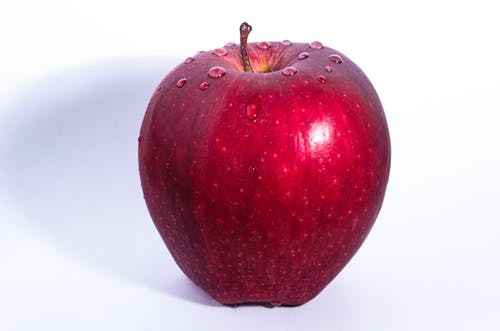
#> input picture apple.jpeg, 500 x 331 px
$ python -i RandomForest.py   (imports and definitions only)
#> lines starting #> are read from the running program, lines starting #| are printed output that depends on the picture; after the words box and inside, x2 and y2 are one past the last pixel; in counts of white or black regions, pixels touching at a corner belong together
#> further down, picture is the input picture: shape (331, 500, 3); mean B, G, R 188.2, 171.7, 208.5
### utils.py
import cv2
import numpy as np

def downsample(img,scale = 2):
    if len(img.shape) == 3:
        shp = (int(img.shape[0]/scale),int(img.shape[1]/scale),img.shape[2])
    elif len(img.shape) == 2:
        shp = (int(img.shape[0]/scale),int(img.shape[1]/scale))
    else:
        raise TypeError
    ds_img = np.zeros(shp,dtype = img.dtype)
    for i in range(ds_img.shape[0]):
        for j in range(ds_img.shape[1]):
            end_i = min((int((i+1)*scale),img.shape[0]))
            end_j = min((int((j+1)*scale),img.shape[1]))
            ds_img[i][j] = img[int(scale*i)][int(scale*j)]
            if len(img.shape) == 3:
                ds_img[i][j] = np.average(img[int(i*scale):end_i,int(j*scale):end_j],axis = (0,1))[np.newaxis,np.newaxis,:]
            elif len(img.shape) == 2:
                ds_img[i][j] = np.average(img[int(i*scale):end_i,int(j*scale):end_j])
    return ds_img

# [26 lines left out: functions downsample_direct, upsample, not called in this run]

def downsample_keepdim(img,scale = 2):
    ds_img = np.zeros(img.shape,dtype = img.dtype)
    # for i in range(ds_img.shape[0]):
    #     for j in range(ds_img.shape[1]):
    #         ds_img[i][j] = img[scale*i][scale*j]
    for i in range(int(ds_img.shape[0]/scale)):
        for j in range(int(ds_img.shape[1]/scale)):
            end_i = min((int((i+1)*scale),ds_img.shape[0]))
            end_j = min((int((j+1)*scale),ds_img.shape[1]))
            if len(img.shape) == 3:
                ds_img[int(i*scale):end_i,int(j*scale):end_j] = np.average(img[int(i*scale):end_i,int(j*scale):end_j],axis = (0,1))[np.newaxis,np.newaxis,:]
            elif len(img.shape) == 2:
                ds_img[int(i*scale):end_i,int(j*scale):end_j] = np.average(img[int(i*scale):end_i,int(j*scale):end_j])

    return ds_img

# Bartlett Window
# https://en.wikipedia.org/wiki/Two_dimensional_window_design#Bartlett_Window
# The two dimensional mathematical representation of a Bartlett window is as shown below[9]
# The window is cone-shaped with its height equal to 1 and the base is a circle with its radius 2a. The vertical cross-section of this window is a 1-D triangle window.

def bartlett_window(a = 2):
    window_len = 2 * a - 1
    window = np.zeros([1,window_len])
    for i in range(window_len):
        window[0,i] = 1 - abs(i - a + 1)/a
    return window/a

def bartlett_blurring(img,a = 2):
    padding = a - 1
    shp = list(img.shape)
    shp[0] += padding * 2
    shp[1] += padding * 2
    img_padding = np.zeros(shp,img.dtype)
    img_blurring = np.zeros(img.shape,img.dtype)
    shp2 = list(img.shape)
    shp2[0] += padding * 2
    img_blurring_tmp = np.zeros(shp2)
    img_padding[padding:img.shape[0] + padding,padding:img.shape[1] + padding] = img
    bw = bartlett_window(a)
    # print(bw)
    w_len = bw.shape[1]
    for i in range(img.shape[1]):
        img_blurring_tmp[:,i,:] = np.sum(img_padding[:,i:i+w_len,:] * bw[:,:,np.newaxis],axis = 1)
    bw = bw.transpose()
    for j in range(img.shape[0]):
        img_blurring[j,:,:] = np.sum(img_blurring_tmp[j:j+w_len,:,:] * bw[:,:,np.newaxis],axis = 0)

    return img_blurring

# [15 lines that do not run on import are left out]
    # [5 lines of commented-out code are left out]

### RandomForest.py
import numpy as np
import cv2
from utils import downsample,downsample_keepdim,bartlett_blurring
from data import BSDS500
from sklearn.decomposition import PCA
from scipy.spatial.distance import pdist

def BGR2CIELUV(bgr_img):
    var_bgr = bgr_img / 255.0
    transform_mat = np.array([[0.180423, 0.072169, 0.950227],
                              [0.357580, 0.715160, 0.119193],
                              [0.412453, 0.212671, 0.019334]])
    xyz = np.dot(var_bgr,transform_mat)
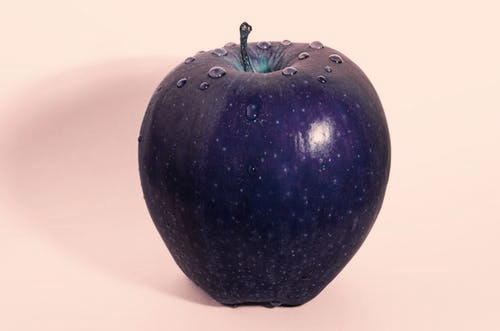
#> xyz: shape (331, 500, 3) float64; mean B, G, R 0.711, 0.709, 0.797; drawn with min black and max white

    L = np.where(xyz[:,:,1] > 0.008856,116*(xyz[:,:,1])**(1/3)-16,903.3*(xyz[:,:,1]))
    # L = 116*np.power(xyz[:,:,1],1/3)-16
    # print("L",L)
    den = xyz[:,:,0] + 15.0 * xyz[:,:,1] + 3.0 * xyz[:,:,2]
    den = np.where(den < 1e-7,1e-7,den)
    var_u = 4.0* xyz[:,:,0]/den
    # print('var_u',var_u)
    var_v = 9.0* xyz[:,:,1]/den
    # print('var_v',var_v)

    var_u = 13* L*(var_u - 0.19793943)
    var_v = 13* L*(var_v - 0.46831096)
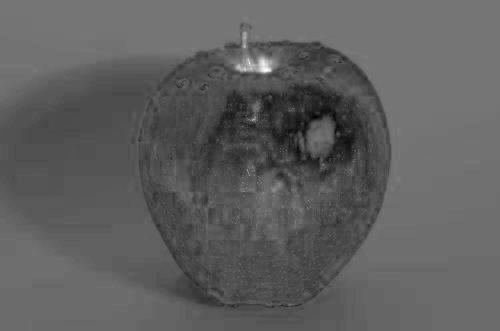
#> var_v: shape (331, 500) float64; min -31.58, max 37.07, mean -5.9; drawn with min black and max white
    # Convert to uint8
    L = 255*L/100.0
    var_u = 255/354.0*(var_u+134)
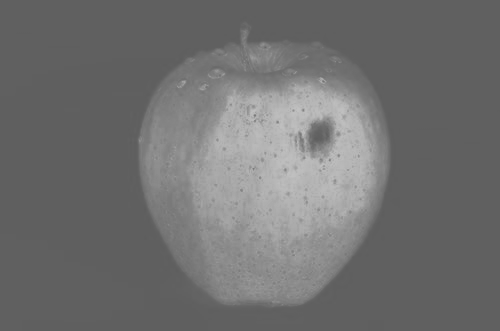
#> var_u: shape (331, 500) float64; min 93.69, max 193.9, mean 112.7
    var_v = 255/262.0*(var_v+140)
    LUV = np.concatenate((L[:,:,np.newaxis],var_u[:,:,np.newaxis],var_v[:,:,np.newaxis]),axis = 2)
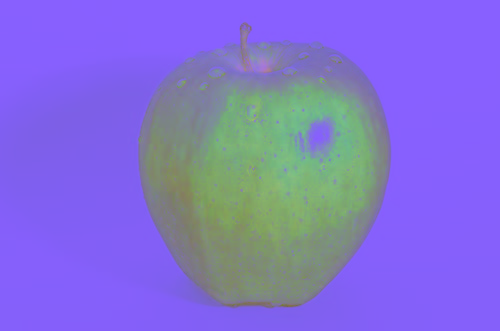
#> LUV: shape (331, 500, 3) float64; mean of channels 0, 1, 2 211.7, 112.7, 130.5; drawn as B, G, R
    # print(LUV[0][0][0])
    return LUV.astype(np.uint8)

def gradient_magnitude(img_gray):
    x_right_shift = np.roll(img_gray,1,axis = 1)
    x_left_shift = np.roll(img_gray,-1,axis = 1)
    y_up_shift = np.roll(img_gray, -1,axis = 0)
    y_down_shift = np.roll(img_gray,1,axis = 0)
    dx = x_right_shift - x_left_shift
    dy = y_down_shift - y_up_shift
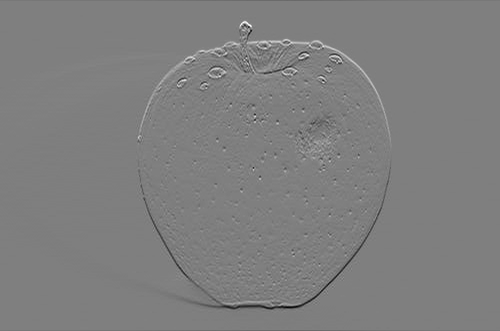
#> dy: shape (331, 500) float64; min -0.753, max 0.757, mean 4.72e-19; drawn with min black and max white
    # [4 lines of commented-out code are left out]
    c_1 = (dy >  0) & (dx >  0)
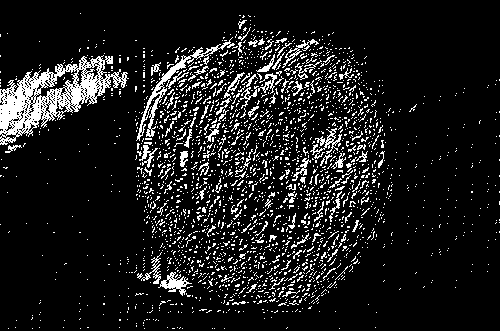
#> c_1: shape (331, 500) bool; 11.2% white in thin lines or dots
    c_2 = (dy >  0) & (dx <= 0)
#> c_2: shape (331, 500) bool; 16.4% white in thin lines or dots
    c_3 = (dy <= 0) & (dx >  0)
#> c_3: shape (331, 500) bool; 12.9% white in thin lines or dots
    c_4 = (dy <= 0) & (dx <= 0)
#> c_4: shape (331, 500) bool; 59.6% white; 199 black regions (157 under 20 px), largest, box (x1, y1, x2, y2) and area: (0, 14, 408, 331) 58732, (307, 34, 500, 311) 4917, (7, 308, 88, 331) 260

    gra_mag = np.sqrt(dx**2 + dy**2)

    return gra_mag,c_1*1.0,c_2*1.0,c_3*1.0,c_4*1.0

def channels(img):
    # 32 * 32 * c
    img_luv = BGR2CIELUV(img)
    l,u,v = cv2.split(img_luv/255)
    img_gray = cv2.cvtColor(img,cv2.COLOR_BGR2GRAY)/255.0
    ds_img_gray = downsample_keepdim(img_gray)
    mag,c1,c2,c3,c4 = gradient_magnitude(img_gray)
#> c1: shape (331, 500) float64; values 0 (black) and 1 (white), 11.2% white in thin lines or dots
#> c2: shape (331, 500) float64; values 0 (black) and 1 (white), 16.4% white in thin lines or dots
#> c3: shape (331, 500) float64; values 0 (black) and 1 (white), 12.9% white in thin lines or dots
    ds_mag,ds_c1,ds_c2,ds_c3,ds_c4 = gradient_magnitude(ds_img_gray)
#> in gradient_magnitude (call 2), `c_1 = (dy >  0) & (dx >  0)`: c_1: shape (331, 500) bool; 13.5% white; 1411 white regions (1262 under 20 px), largest, box (x1, y1, x2, y2) and area: (0, 52, 129, 153) 5651, (136, 37, 235, 167) 1471, (136, 243, 190, 297) 783
#> in gradient_magnitude (call 2), `c_2 = (dy >  0) & (dx <= 0)`: c_2: shape (331, 500) bool; 16.9% white; 1272 white regions (1016 under 20 px), largest, box (x1, y1, x2, y2) and area: (283, 29, 400, 157) 2478, (82, 45, 205, 103) 2362, (324, 263, 432, 311) 1875
#> in gradient_magnitude (call 2), `c_3 = (dy <= 0) & (dx >  0)`: c_3: shape (331, 500) bool; 13.6% white; 1492 white regions (1350 under 20 px), largest, box (x1, y1, x2, y2) and area: (0, 145, 245, 329) 8510, (305, 87, 346, 139) 398, (197, 213, 229, 254) 207
#> in gradient_magnitude (call 2), `c_4 = (dy <= 0) & (dx <= 0)`:
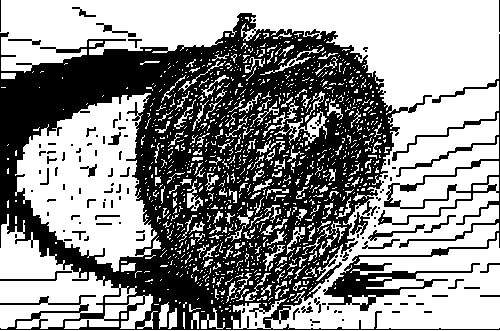
#> c_4: shape (331, 500) bool; 56% white; 114 black regions (75 under 20 px), largest, box (x1, y1, x2, y2) and area: (0, 13, 500, 330) 64564, (323, 34, 500, 311) 5374, (368, 224, 425, 241) 206
    merged = cv2.merge((l,u,v,mag,c1,c2,c3,c4,ds_mag,ds_c1,ds_c2,ds_c3,ds_c4))
    ds_merged = downsample(merged,2)
    # print(ds_merged.shape)
    blur_ds = bartlett_blurring(ds_merged,8)
    blur_ds = downsample(blur_ds,16/5).reshape((25,-1))
    # print(blur_ds.shape)
    additional_length = blur_ds.shape[0] * (blur_ds.shape[0] - 1) / 2
    channel_length = ds_merged.shape[0]*ds_merged.shape[1]*ds_merged.shape[2]
    newfeature = np.zeros(int(additional_length * blur_ds.shape[1] + channel_length))
    newfeature[:int( ds_merged.shape[0]*ds_merged.shape[1]*ds_merged.shape[2])] = ds_merged.flatten()
    for i in range(blur_ds.shape[1]):
        newfeature[int(i*additional_length + channel_length):int((i + 1)*additional_length + channel_length)] = pdist(blur_ds[:,i][:,np.newaxis])
    return newfeature


# [68 lines left out: functions split_continous, split_binary, Shannon_Entropy, entropy, not called in this run]
    # [9 lines of commented-out code are left out]

class Node(object):
    # [150 lines left out: functions __init__, build_data, predict, split_continous, entropy, recursive_write and 1 more, not called in this run]


class DecisionTree(object):
    # [7 lines left out: function __init__, not called in this run]

    def build_data(self,x,labels,labels_edg):
        self.Root.build_data(x,labels,labels_edg,1)

    # [11 lines left out: function predict, not called in this run]

class RandomForest(object):
    # [107 lines left out: functions __init__, build_data, predict, model_save, build_from_file, data_preprocess, not called in this run]


# [11 lines not run here, left out]


>>> import cv2
>>> picture = cv2.imread('apple.jpeg')
#> (the run stopped early here; a loop or call above may not have finished)
